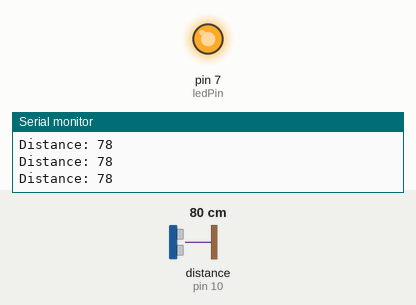
Simulated run of this sketch. Board: Arduino Uno, built with avr-gcc and run on an emulated ATmega328P. Parts: output pins drawn as LEDs (lit = HIGH), the last lines printed to the serial monitor. Wiring (inferred from the names in the program): ultrasonic range finder: trigger pin 9; echo pin 10. The inputs (shaded band) are chosen by the test bench; at power-on: distance to the obstacle (sensor on pin 10) 80 cm. The echo pulse lasts 58.3 µs per cm; pins used as bus, display or sensor lines are not drawn.

Above: at 1.2 s.
1.3 s: distance to the obstacle (sensor on pin 10) set to 12 cm
2.8 s: distance to the obstacle (sensor on pin 10) set to 9 cm
At 3.1 s:
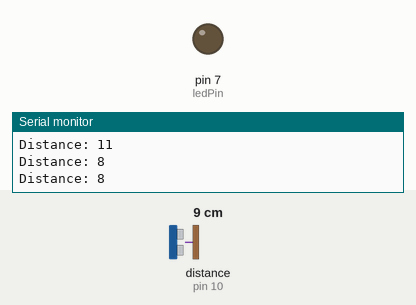
4.3 s: distance to the obstacle (sensor on pin 10) set to 18 cm
At 4.7 s:
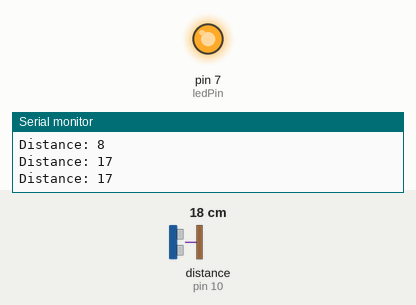
5.9 s: distance to the obstacle (sensor on pin 10) set to 2 cm
At 6.4 s:
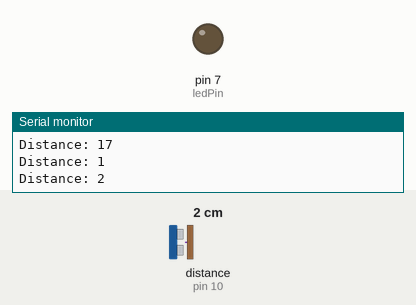
Timing chart, 0 to 8.5 s (numbered marks = the images above; inputs shaded):
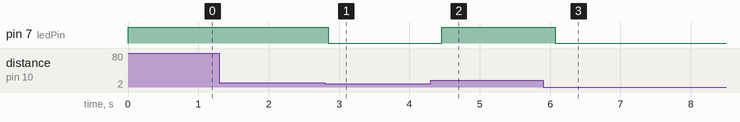

Measured:
- the behaviour switches between 11 and 10 cm on distance to the obstacle (sensor on pin 10) (found by bisection; images 0 and 1)
- after the input at 2.8 s, pin 7 (ledPin): HIGH → LOW after 0.05 s
- after the input at 4.3 s, pin 7 (ledPin): LOW → HIGH after 0.16 s
- after the input at 5.9 s, pin 7 (ledPin): HIGH → LOW after 0.17 s

The sketch:

Touchless_LED_Control_using_UltrasonicSensor.ino
```cpp
const int trigPin = 9;
const int echoPin = 10;
const int ledPin = 7;

long duration;
int distance;

void setup() {
  pinMode(trigPin, OUTPUT);
  pinMode(echoPin, INPUT);
  pinMode(ledPin, OUTPUT);

  Serial.begin(9600);
}

void loop() {
  // Clear trigger
  digitalWrite(trigPin, LOW);
  delayMicroseconds(2);

  // Send pulse
  digitalWrite(trigPin, HIGH);
  delayMicroseconds(10);
  digitalWrite(trigPin, LOW);

  // Read echo
  duration = pulseIn(echoPin, HIGH);

  // Calculate distance (cm)
  distance = duration * 0.034 / 2;

  Serial.print("Distance: ");
  Serial.println(distance);

  // Condition
  if (distance < 10) {
    digitalWrite(ledPin, LOW);  // Hand detected → LED OFF
  } else {
    digitalWrite(ledPin, HIGH); // No hand → LED ON
  }

  delay(200);
}
```
